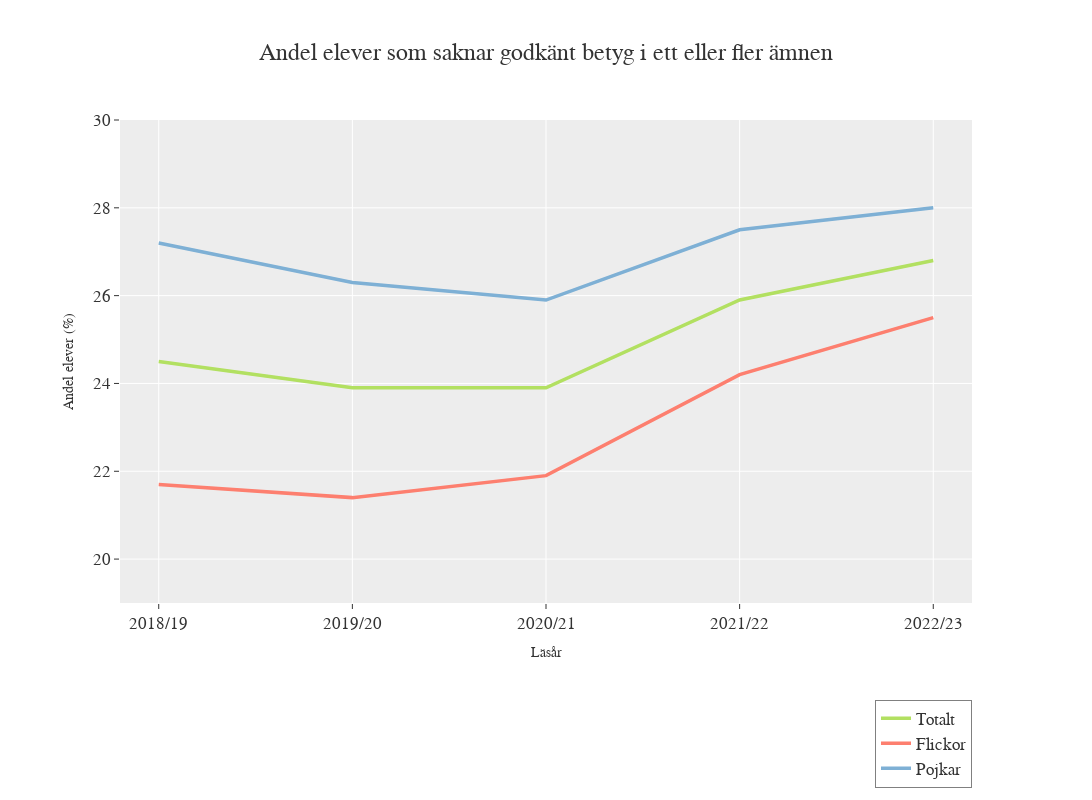

Source (notebook cell):
### Code cell
fig = px.line(df, x=df.index, y=df.columns, title="Andel elever som saknar godkänt betyg i ett eller fler ämnen",
              color_discrete_sequence=custom_colors,
              labels={'index': 'Läsår', 'value': 'Andel elever (%)', 'variable': 'Kön'})

fig.update_layout(template='ggplot2', font=dict(family='Arial', size=17),
                  xaxis_title="Läsår", yaxis_title="Andel elever (%)",
                  legend=dict(orientation='v', yanchor='top', y=-0.2, xanchor='right', x=1,
                              traceorder='normal', bordercolor='gray', borderwidth=1, title=None),
                  title=dict(x=0.5),
                  yaxis=dict(range=[19, 30]),
                  xaxis_title_font=dict(size=14),
                  yaxis_title_font=dict(size=14),
                  margin=dict(l=120, r=120, t=120, b=120),
                  height=800,
                  width=1200)

fig.update_xaxes(range=[-0.2,4.2])

fig.update_traces(line=dict(width=3.5, smoothing=1))

fig.show()

fig.write_html('visualiseringar/andel_betyg.html')

# point/marker for each year, the lines could be dashed,

### Figure 1 — Plotly figure (JSON) as saved in the notebook; plotly's stock layout.template omitted (floating-point values rounded to 4 significant figures)
{"data": [{"hovertemplate": "Kön=Totalt<br>Unnamed: 0=%{x}<br>Andel elever (%)=%{y}<extra></extra>", "legendgroup": "Totalt", "line": {"color": "#b2e061", "dash": "solid", "smoothing": 1, "width": 3.5}, "marker": {"symbol": "circle"}, "mode": "lines", "name": "Totalt", "orientation": "v", "showlegend": true, "type": "scatter", "x": ["2018/19", "2019/20", "2020/21", "2021/22", "2022/23"], "xaxis": "x", "y": [24.5, 23.9, 23.9, 25.9, 26.8], "yaxis": "y"}, {"hovertemplate": "Kön=Flickor<br>Unnamed: 0=%{x}<br>Andel elever (%)=%{y}<extra></extra>", "legendgroup": "Flickor", "line": {"color": "#fd7f6f", "dash": "solid", "smoothing": 1, "width": 3.5}, "marker": {"symbol": "circle"}, "mode": "lines", "name": "Flickor", "orientation": "v", "showlegend": true, "type": "scatter", "x": ["2018/19", "2019/20", "2020/21", "2021/22", "2022/23"], "xaxis": "x", "y": [21.7, 21.4, 21.9, 24.2, 25.5], "yaxis": "y"}, {"hovertemplate": "Kön=Pojkar<br>Unnamed: 0=%{x}<br>Andel elever (%)=%{y}<extra></extra>", "legendgroup": "Pojkar", "line": {"color": "#7eb0d5", "dash": "solid", "smoothing": 1, "width": 3.5}, "marker": {"symbol": "circle"}, "mode": "lines", "name": "Pojkar", "orientation": "v", "showlegend": true, "type": "scatter", "x": ["2018/19", "2019/20", "2020/21", "2021/22", "2022/23"], "xaxis": "x", "y": [27.2, 26.3, 25.9, 27.5, 28], "yaxis": "y"}], "layout": {"font": {"family": "Arial", "size": 17}, "height": 800, "legend": {"bordercolor": "gray", "borderwidth": 1, "orientation": "v", "title": {}, "tracegroupgap": 0, "traceorder": "normal", "x": 1, "xanchor": "right", "y": -0.2, "yanchor": "top"}, "margin": {"b": 120, "l": 120, "r": 120, "t": 120}, "title": {"text": "Andel elever som saknar godkänt betyg i ett eller fler ämnen", "x": 0.5}, "width": 1200, "xaxis": {"anchor": "y", "domain": [0, 1], "range": [-0.2, 4.2], "title": {"font": {"size": 14}, "text": "Läsår"}}, "yaxis": {"anchor": "x", "domain": [0, 1], "range": [19, 30], "title": {"font": {"size": 14}, "text": "Andel elever (%)"}}}}
